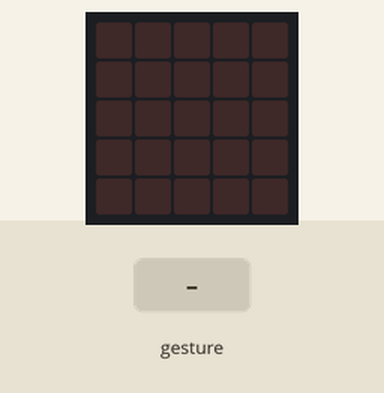
Recording of a program running on a simulated BBC micro:bit running MicroPython. On the bench: the board's 5×5 LED display. The test bench sets the inputs (shaded band). Random numbers come from a fixed seed; a tilt is held for 1.5 s and a shake lasts 1 s, then the board lies face up again.

Above: at 1.2 s.
1.3 s: gesture 'shake'
At 3.0 s:
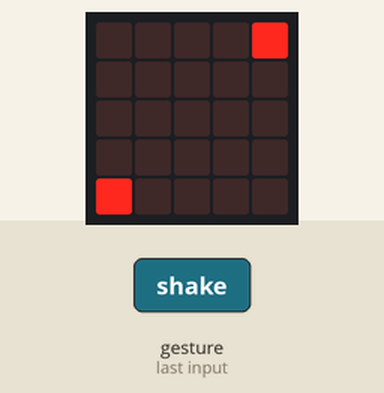
3.3 s: gesture 'shake'
At 4.8 s:
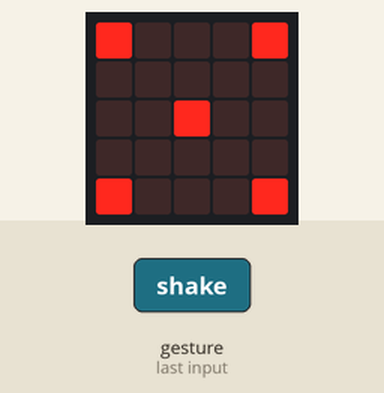
5.3 s: gesture 'shake'
At 6.4 s:
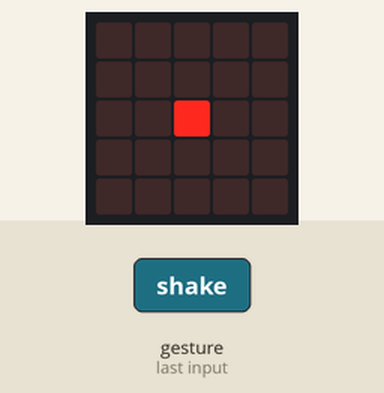
7.3 s: gesture 'shake'
At 9.0 s:
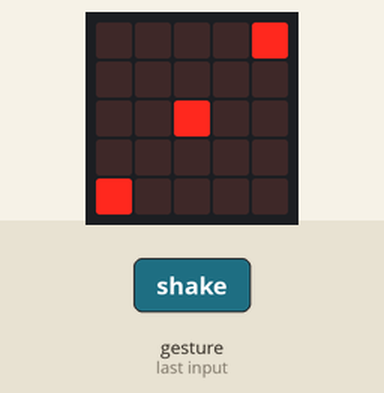
Timing chart, 0 to 10.3 s (numbered marks = the images above; inputs shaded):
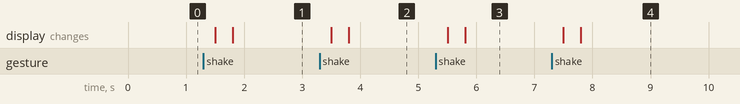

The program:

dobokocka.py
```python
from microbit import *
import random

i1 = Image("00000:"
           "00000:"
           "00900:"
           "00000:"
           "00000")

i2 = Image("00009:"
           "00000:"
           "00000:"
           "00000:"
           "90000")

i3 = Image("00009:"
           "00000:"
           "00900:"
           "00000:"
           "90000")

i4 = Image("90009:"
           "00000:"
           "00000:"
           "00000:"
           "90009")

i5 = Image("90009:"
           "00000:"
           "00900:"
           "00000:"
           "90009")

i6 = Image("90009:"
           "00000:"
           "90009:"
           "00000:"
           "90009")

kocka = [i1, i2, i3, i4, i5, i6]

while True:
    if accelerometer.was_gesture('shake'):
        szam = random.choice(kocka)
        display.show(Image.ALL_CLOCKS, loop=False, delay=20)
        display.clear()
        display.show(szam)
    sleep(5)
```

Measured:
- after the input at 1.3 s, the display: first changes after 0.20 s (image 1 shows a later state)
- after the input at 3.3 s, the display: first changes after 0.20 s (image 2 shows a later state)
- after the input at 5.3 s, the display: first changes after 0.20 s (image 3 shows a later state)
- after the input at 7.3 s, the display: first changes after 0.20 s (image 4 shows a later state)
